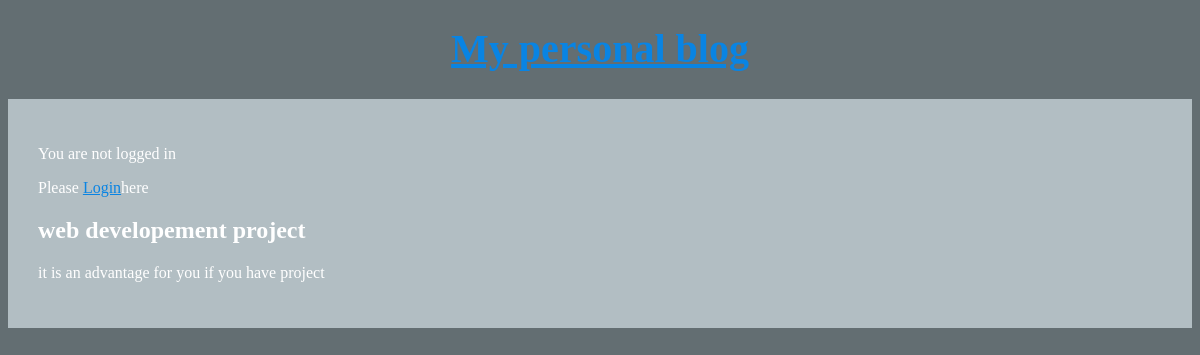
The app's page /article/1 with its own data.
### articles/models.py (models this page shows, shortened)
class Article(models.Model):
    author = models.ForeignKey(
    'auth.User',
    on_delete=models.CASCADE,
    )
    title = models.CharField(max_length=200)
    text = models.TextField()

### articles/views.py (the view)
# urls.py: path('article/<int:pk>',views.ArticleDetailView.as_view(), name='article_page'),
class ArticleDetailView(DetailView):
    model = Article
    template_name = 'detail.html'
    context_object_name = 'batman'

### templates/detail.html
{% extends 'base.html' %}
{% block content %}
  <div class="details">
    <h2>{{batman.title}}</h2>
    <p>{{batman.text}}</p>
  </div>
  {% endblock content %}

### static/css/basestyles.css (style rules this page uses)
body { background-color: #636e72; color: #FFF; }

### records on screen
Article: title "web developement project", text "it is an advantage for you if you have project"
